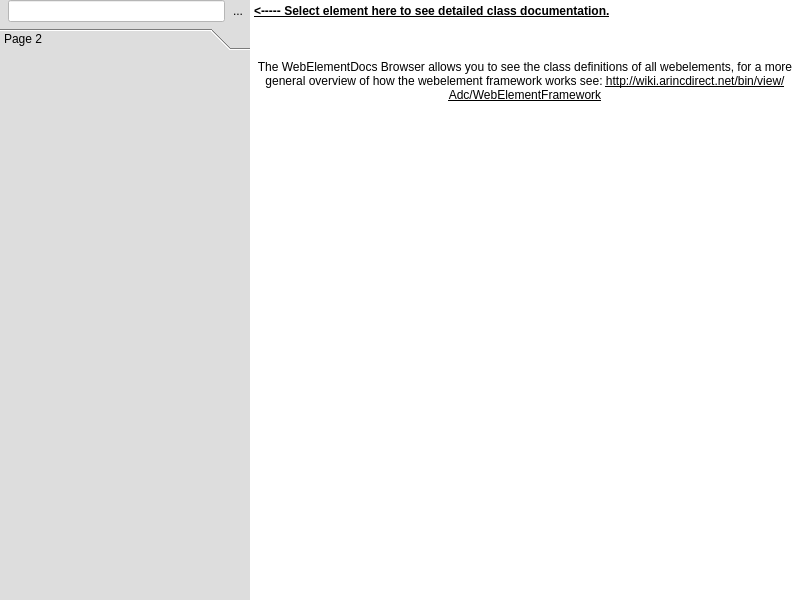
<?xml version="1.0" encoding="UTF-8"?>
<ui version="4.0">
 <class>MainWindow</class>
 <widget class="QMainWindow" name="MainWindow">
  <property name="geometry">
   <rect>
    <x>0</x>
    <y>0</y>
    <width>800</width>
    <height>600</height>
   </rect>
  </property>
  <property name="windowTitle">
   <string>MainWindow</string>
  </property>
  <widget class="QWidget" name="centralwidget">
   <layout class="QHBoxLayout" name="horizontalLayout">
    <property name="spacing">
     <number>0</number>
    </property>
    <property name="margin">
     <number>0</number>
    </property>
    <item>
     <widget class="QFrame" name="frame_2">
      <property name="minimumSize">
       <size>
        <width>250</width>
        <height>0</height>
       </size>
      </property>
      <property name="maximumSize">
       <size>
        <width>250</width>
        <height>16777215</height>
       </size>
      </property>
      <property name="styleSheet">
       <string>background-color:rgb(221, 221, 221);</string>
      </property>
      <property name="frameShape">
       <enum>QFrame::NoFrame</enum>
      </property>
      <property name="frameShadow">
       <enum>QFrame::Raised</enum>
      </property>
      <layout class="QVBoxLayout" name="verticalLayout_8">
       <property name="spacing">
        <number>-1</number>
       </property>
       <property name="margin">
        <number>0</number>
       </property>
       <item>
        <layout class="QHBoxLayout" name="horizontalLayout_8">
         <property name="spacing">
          <number>1</number>
         </property>
         <item>
          <widget class="QLabel" name="label">
           <property name="text">
            <string/>
           </property>
           <property name="pixmap">
            <pixmap>../../../adc/tools/gui_builder_files/icons/find.png</pixmap>
           </property>
          </widget>
         </item>
         <item>
          <widget class="QLineEdit" name="filter">
           <property name="styleSheet">
            <string>background-color:white;</string>
           </property>
          </widget>
         </item>
         <item>
          <widget class="QToolButton" name="cancelFilter">
           <property name="text">
            <string>...</string>
           </property>
           <property name="icon">
            <iconset>
             <normaloff>../../../adc/tools/gui_builder_files/icons/cancel.png</normaloff>../../../adc/tools/gui_builder_files/icons/cancel.png</iconset>
           </property>
           <property name="iconSize">
            <size>
             <width>16</width>
             <height>16</height>
            </size>
           </property>
           <property name="autoRaise">
            <bool>true</bool>
           </property>
          </widget>
         </item>
        </layout>
       </item>
       <item>
        <widget class="QStackedWidget" name="browserView">
         <property name="currentIndex">
          <number>0</number>
         </property>
         <widget class="QWidget" name="elementsFrame">
          <layout class="QGridLayout" name="gridLayout">
           <property name="margin">
            <number>0</number>
           </property>
           <property name="spacing">
            <number>0</number>
           </property>
           <item row="0" column="0">
            <widget class="QToolBox" name="elements">
             <property name="currentIndex">
              <number>0</number>
             </property>
             <widget class="QWidget" name="page_4">
              <property name="geometry">
               <rect>
                <x>0</x>
                <y>0</y>
                <width>250</width>
                <height>536</height>
               </rect>
              </property>
              <attribute name="label">
               <string>Page 2</string>
              </attribute>
             </widget>
            </widget>
           </item>
          </layout>
         </widget>
         <widget class="QWidget" name="page_7">
          <layout class="QVBoxLayout" name="verticalLayout_12">
           <property name="spacing">
            <number>0</number>
           </property>
           <property name="margin">
            <number>0</number>
           </property>
           <item>
            <widget class="QListWidget" name="searchResults">
             <property name="dragDropMode">
              <enum>QAbstractItemView::DragOnly</enum>
             </property>
             <property name="iconSize">
              <size>
               <width>32</width>
               <height>32</height>
              </size>
             </property>
            </widget>
           </item>
          </layout>
         </widget>
        </widget>
       </item>
      </layout>
     </widget>
    </item>
    <item>
     <widget class="QTextBrowser" name="info">
      <property name="frameShape">
       <enum>QFrame::NoFrame</enum>
      </property>
      <property name="frameShadow">
       <enum>QFrame::Plain</enum>
      </property>
      <property name="lineWidth">
       <number>0</number>
      </property>
      <property name="html">
       <string>&lt;!DOCTYPE HTML PUBLIC &quot;-//W3C//DTD HTML 4.0//EN&quot; &quot;http://www.w3.org/TR/REC-html40/strict.dtd&quot;&gt;
&lt;html&gt;&lt;head&gt;&lt;meta name=&quot;qrichtext&quot; content=&quot;1&quot; /&gt;&lt;style type=&quot;text/css&quot;&gt;
p, li { white-space: pre-wrap; }
&lt;/style&gt;&lt;/head&gt;&lt;body style=&quot; font-family:'Sans Serif'; font-size:9pt; font-weight:400; font-style:normal;&quot;&gt;
&lt;p style=&quot; margin-top:0px; margin-bottom:0px; margin-left:0px; margin-right:0px; -qt-block-indent:0; text-indent:0px;&quot;&gt;&lt;span style=&quot; font-weight:600; text-decoration: underline;&quot;&gt;&amp;lt;----- Select element here to see detailed class documentation.&lt;/span&gt;&lt;/p&gt;
&lt;p style=&quot;-qt-paragraph-type:empty; margin-top:0px; margin-bottom:0px; margin-left:0px; margin-right:0px; -qt-block-indent:0; text-indent:0px;&quot;&gt;&lt;/p&gt;
&lt;p style=&quot;-qt-paragraph-type:empty; margin-top:0px; margin-bottom:0px; margin-left:0px; margin-right:0px; -qt-block-indent:0; text-indent:0px;&quot;&gt;&lt;/p&gt;
&lt;p style=&quot;-qt-paragraph-type:empty; margin-top:0px; margin-bottom:0px; margin-left:0px; margin-right:0px; -qt-block-indent:0; text-indent:0px;&quot;&gt;&lt;/p&gt;
&lt;p align=&quot;center&quot; style=&quot; margin-top:0px; margin-bottom:0px; margin-left:0px; margin-right:0px; -qt-block-indent:0; text-indent:0px;&quot;&gt;The WebElementDocs Browser allows you to see the class definitions of all webelements, for a more general overview of how the webelement framework works see: &lt;span style=&quot; text-decoration: underline;&quot;&gt;http://wiki.arincdirect.net/bin/view/Adc/WebElementFramework&lt;/span&gt;&lt;/p&gt;&lt;/body&gt;&lt;/html&gt;</string>
      </property>
     </widget>
    </item>
   </layout>
  </widget>
 </widget>
 <resources/>
 <connections/>
</ui>
